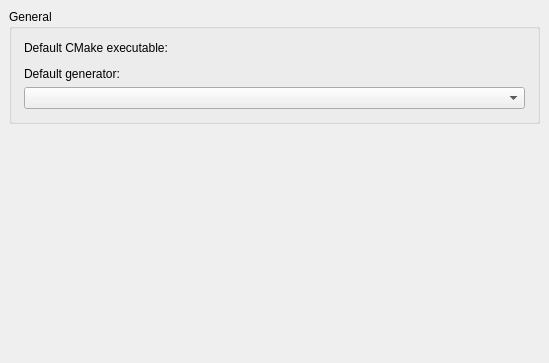
<?xml version="1.0" encoding="UTF-8"?>
<ui version="4.0">
 <class>CMakeBuilderPreferences</class>
 <widget class="QWidget" name="CMakeBuilderPreferences">
  <property name="geometry">
   <rect>
    <x>0</x>
    <y>0</y>
    <width>549</width>
    <height>363</height>
   </rect>
  </property>
  <layout class="QVBoxLayout" name="verticalLayout">
   <property name="leftMargin">
    <number>9</number>
   </property>
   <property name="topMargin">
    <number>9</number>
   </property>
   <property name="rightMargin">
    <number>9</number>
   </property>
   <property name="bottomMargin">
    <number>9</number>
   </property>
   <item>
    <widget class="QGroupBox" name="groupBox">
     <property name="title">
      <string>General</string>
     </property>
     <layout class="QVBoxLayout" name="verticalLayout_2">
      <property name="leftMargin">
       <number>12</number>
      </property>
      <property name="topMargin">
       <number>12</number>
      </property>
      <property name="rightMargin">
       <number>12</number>
      </property>
      <property name="bottomMargin">
       <number>12</number>
      </property>
      <item>
       <widget class="QLabel" name="label1">
        <property name="text">
         <string comment="@label:chooser">Default CMake executable:</string>
        </property>
       </widget>
      </item>
      <item>
       <widget class="KUrlRequester" name="kcfg_cmakeExecutable">
        <property name="sizePolicy">
         <sizepolicy hsizetype="Expanding" vsizetype="Preferred">
          <horstretch>0</horstretch>
          <verstretch>0</verstretch>
         </sizepolicy>
        </property>
       </widget>
      </item>
      <item>
       <widget class="QLabel" name="label2">
        <property name="text">
         <string comment="@label:listbox">Default generator:</string>
        </property>
       </widget>
      </item>
      <item>
       <widget class="QComboBox" name="kcfg_generator"/>
      </item>
     </layout>
    </widget>
   </item>
   <item>
    <spacer name="verticalSpacer">
     <property name="orientation">
      <enum>Qt::Orientation::Vertical</enum>
     </property>
     <property name="sizeHint" stdset="0">
      <size>
       <width>20</width>
       <height>40</height>
      </size>
     </property>
    </spacer>
   </item>
  </layout>
 </widget>
 <customwidgets>
  <customwidget>
   <class>KUrlRequester</class>
   <extends>QWidget</extends>
   <header>kurlrequester.h</header>
   <container>1</container>
  </customwidget>
 </customwidgets>
 <resources/>
 <connections/>
</ui>
